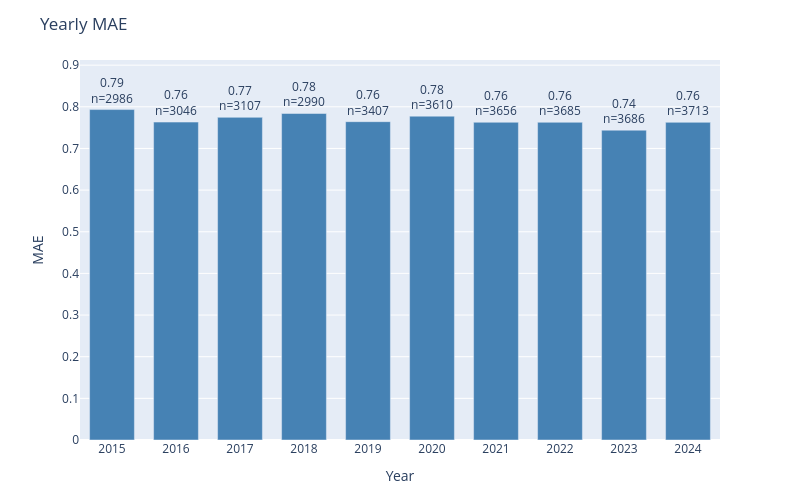

Notebook cell for this chart:
### Code cell
plot_error_by_group(
    df=results_test,
    y_true_col='actual',
    y_pred_col='prediction',
    date_col='dt_temp',
    group_by='year',
    metric='mae',
    title='Yearly MAE'
)

### Figure 1 — Plotly figure (JSON) as saved in the notebook; plotly's stock layout.template omitted (floating-point values rounded to 4 significant figures)
{"data": [{"marker": {"color": "steelblue"}, "text": ["0.79<br>n=2986", "0.76<br>n=3046", "0.77<br>n=3107", "0.78<br>n=2990", "0.76<br>n=3407", "0.78<br>n=3610", "0.76<br>n=3656", "0.76<br>n=3685", "0.74<br>n=3686", "0.76<br>n=3713"], "textposition": "outside", "type": "bar", "x": ["2015", "2016", "2017", "2018", "2019", "2020", "2021", "2022", "2023", "2024"], "y": [0.7934, 0.7633, 0.7747, 0.7839, 0.7643, 0.7776, 0.7629, 0.7628, 0.7439, 0.7627]}], "layout": {"bargap": 0.3, "height": 500, "margin": {"b": 60, "t": 60}, "title": {"text": "Yearly MAE"}, "uniformtext": {"minsize": 8, "mode": "hide"}, "width": 800, "xaxis": {"title": {"text": "Year"}}, "yaxis": {"range": [0, 0.9124], "title": {"text": "MAE"}}}}
